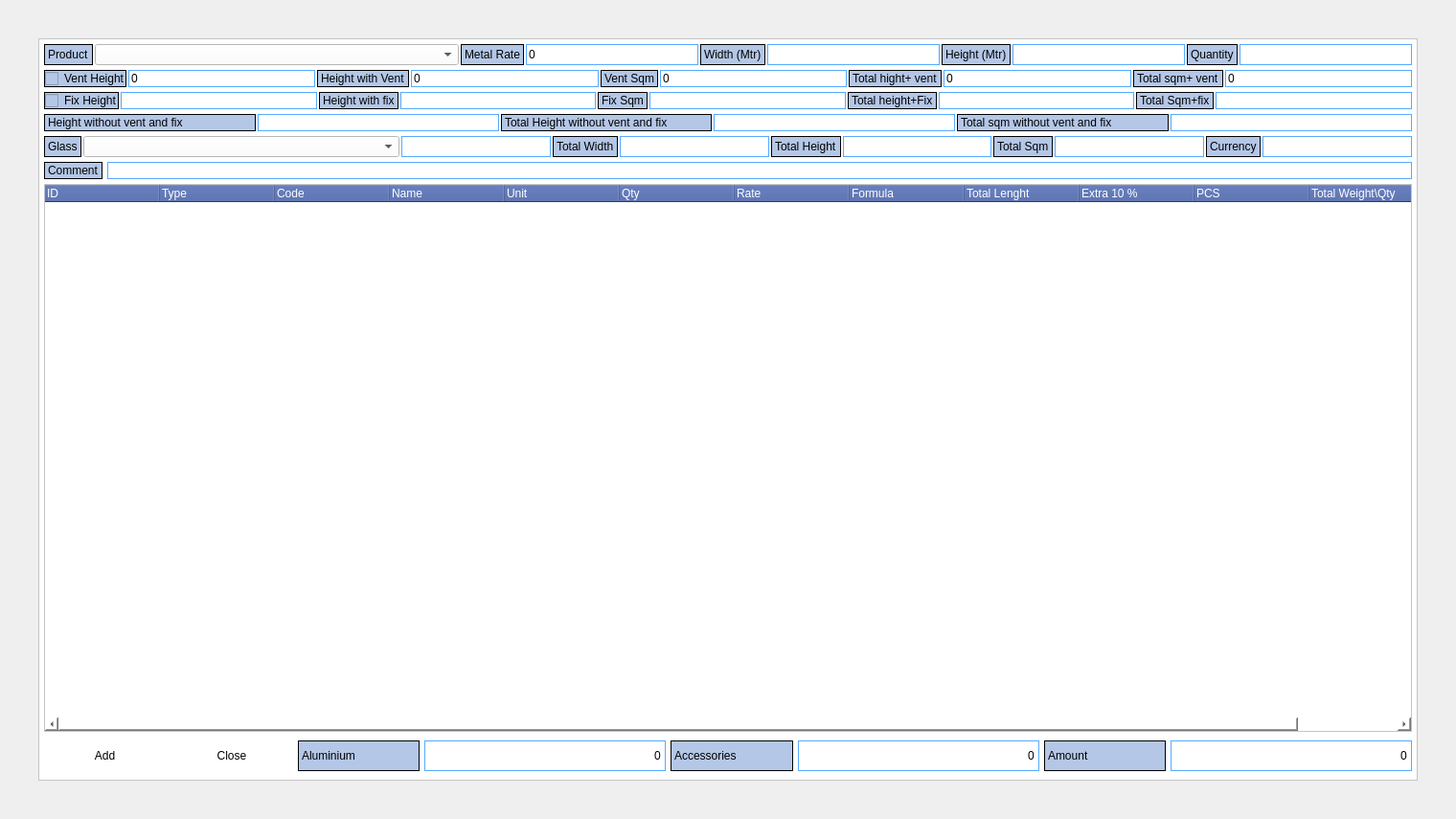
<?xml version="1.0" encoding="UTF-8"?>
<ui version="4.0">
 <class>MainWindow</class>
 <widget class="QMainWindow" name="MainWindow">
  <property name="geometry">
   <rect>
    <x>0</x>
    <y>0</y>
    <width>1520</width>
    <height>855</height>
   </rect>
  </property>
  <property name="windowTitle">
   <string>GDAS Costing System</string>
  </property>
  <property name="windowIcon">
   <iconset>
    <normaloff>../Images/GDAS_Logo.ico</normaloff>../Images/GDAS_Logo.ico</iconset>
  </property>
  <widget class="QWidget" name="centralwidget">
   <layout class="QVBoxLayout" name="verticalLayout">
    <property name="spacing">
     <number>0</number>
    </property>
    <property name="leftMargin">
     <number>40</number>
    </property>
    <property name="topMargin">
     <number>40</number>
    </property>
    <property name="rightMargin">
     <number>40</number>
    </property>
    <property name="bottomMargin">
     <number>40</number>
    </property>
    <item>
     <widget class="QFrame" name="frame">
      <property name="autoFillBackground">
       <bool>false</bool>
      </property>
      <property name="styleSheet">
       <string notr="true">QFrame{
background-color:rgb(255, 255, 255);

}
QWidget{
background-color:rgb(255, 255, 255);

}</string>
      </property>
      <property name="frameShape">
       <enum>QFrame::StyledPanel</enum>
      </property>
      <property name="frameShadow">
       <enum>QFrame::Raised</enum>
      </property>
      <layout class="QVBoxLayout" name="verticalLayout_2">
       <property name="spacing">
        <number>0</number>
       </property>
       <property name="leftMargin">
        <number>0</number>
       </property>
       <property name="topMargin">
        <number>0</number>
       </property>
       <property name="rightMargin">
        <number>0</number>
       </property>
       <property name="bottomMargin">
        <number>0</number>
       </property>
       <item>
        <widget class="QStackedWidget" name="stackedWidget">
         <widget class="QWidget" name="page">
          <property name="styleSheet">
           <string notr="true">QPushButton

{
	color: rgb(0, 0, 0);
	font: bold 16pt &quot;Calibri&quot;;
	min-width: 50px;
	min-height: 40px;
	border-radius: 4px;
	background-color: qlineargradient(x1: 0, y1: 0, x2: 0, y2: 1,
                                      stop: 0 #f6f7fa, stop: 1 #dadbde);
}

QPushButton::pressed {
   background-color: qlineargradient(spread:pad, x1:0.5, y1:0, x2:0.506, y2:1, stop:0 rgba(180, 199, 231, 255), stop:1 rgba(255, 255, 255, 255));
}
QPushButton::hover {
	background-color: qlineargradient(spread:pad, x1:0.5, y1:0, x2:0.506, y2:1, stop:0 rgba(180, 199, 231, 255), stop:1 rgba(255, 255, 255, 255));

}

QPushButton::focus {
	border: 1px solid rgb(0, 85, 255);


}

QLabel
{
	background-color: rgb(180, 199, 231);
	max-width: 250px;
max-height:30px;
	color: rgb(0, 0, 0);
	font: bold 14pt &quot;Calibri&quot;;
	border: 1px solid black;
}

QLineEdit
{
max-height:30px;
max-width: 250px;
	color: rgb(0, 0, 0);
	font: bold 14pt &quot;Calibri&quot;;
border: 1px solid rgb(85, 170, 255);
}

QLineEdit::focus {
	border: 1px solid rgb(0, 85, 255);
}


QTreeWidget
{
color: rgb(0, 0, 0);
	font: bold 12pt &quot;Calibri&quot;;
	alternate-background-color: rgb(180, 199, 231);
}

QTreeWidget::focus
{
	border: 1px solid rgb(0, 85, 255);
}
QTreeWidget::item { border-bottom: 1px solid black;}
QHeaderView::section
{
	/*background-color: rgb(66, 87, 152);*/
	background-color: rgb(62, 87, 160);
color: white;
font: bold 14pt &quot;Calibri&quot;;

}

QDateTimeEdit
{
color: rgb(0, 0, 0);
min-width:250;
max-height:30px;
	font: bold 14pt &quot;Calibri&quot;;
}
QComboBox
{
color: rgb(0, 0, 0);
max-height:30px;
font: bold 14pt &quot;Calibri&quot;;
min-width:350px;


}
QCheckBox
{
	background-color: rgb(180, 199, 231);
	max-width: 200px;
max-height:30px;
	color: rgb(0, 0, 0);
	font: bold 14pt &quot;Calibri&quot;;
	border: 1px solid black;
}


</string>
          </property>
          <layout class="QVBoxLayout" name="verticalLayout_3">
           <property name="spacing">
            <number>5</number>
           </property>
           <property name="leftMargin">
            <number>5</number>
           </property>
           <property name="topMargin">
            <number>5</number>
           </property>
           <property name="rightMargin">
            <number>5</number>
           </property>
           <property name="bottomMargin">
            <number>5</number>
           </property>
           <item>
            <layout class="QHBoxLayout" name="horizontalLayout_2">
             <property name="spacing">
              <number>2</number>
             </property>
             <property name="topMargin">
              <number>0</number>
             </property>
             <item>
              <widget class="QLabel" name="label">
               <property name="text">
                <string>Product</string>
               </property>
              </widget>
             </item>
             <item>
              <widget class="QComboBox" name="QuoProductCB">
               <property name="sizePolicy">
                <sizepolicy hsizetype="Preferred" vsizetype="Fixed">
                 <horstretch>0</horstretch>
                 <verstretch>0</verstretch>
                </sizepolicy>
               </property>
               <property name="maxVisibleItems">
                <number>50</number>
               </property>
              </widget>
             </item>
             <item>
              <widget class="QLabel" name="label_6">
               <property name="text">
                <string>Metal Rate</string>
               </property>
              </widget>
             </item>
             <item>
              <widget class="QLineEdit" name="QuoProMRENT">
               <property name="inputMask">
                <string/>
               </property>
               <property name="text">
                <string>0</string>
               </property>
              </widget>
             </item>
             <item>
              <widget class="QLabel" name="label_2">
               <property name="text">
                <string>Width (Mtr)</string>
               </property>
              </widget>
             </item>
             <item>
              <widget class="QLineEdit" name="QuoProWidthENT"/>
             </item>
             <item>
              <widget class="QLabel" name="label_3">
               <property name="text">
                <string>Height (Mtr)</string>
               </property>
              </widget>
             </item>
             <item>
              <widget class="QLineEdit" name="QuoProHeightENT"/>
             </item>
             <item>
              <widget class="QLabel" name="label_4">
               <property name="text">
                <string>Quantity</string>
               </property>
              </widget>
             </item>
             <item>
              <widget class="QLineEdit" name="QuoProQtyENT"/>
             </item>
            </layout>
           </item>
           <item>
            <layout class="QHBoxLayout" name="horizontalLayout_3">
             <property name="spacing">
              <number>2</number>
             </property>
             <property name="topMargin">
              <number>0</number>
             </property>
             <item>
              <widget class="QCheckBox" name="QuoProVentCB">
               <property name="text">
                <string>Vent Height</string>
               </property>
              </widget>
             </item>
             <item>
              <widget class="QLineEdit" name="QuoProVHENT">
               <property name="text">
                <string>0</string>
               </property>
              </widget>
             </item>
             <item>
              <widget class="QLabel" name="label_5">
               <property name="text">
                <string>Height with Vent</string>
               </property>
              </widget>
             </item>
             <item>
              <widget class="QLineEdit" name="QuoProHWVENT">
               <property name="text">
                <string>0</string>
               </property>
              </widget>
             </item>
             <item>
              <widget class="QLabel" name="label_10">
               <property name="text">
                <string>Vent Sqm</string>
               </property>
              </widget>
             </item>
             <item>
              <widget class="QLineEdit" name="QuoProVSENT">
               <property name="text">
                <string>0</string>
               </property>
              </widget>
             </item>
             <item>
              <widget class="QLabel" name="label_11">
               <property name="styleSheet">
                <string notr="true"/>
               </property>
               <property name="text">
                <string>Total hight+ vent</string>
               </property>
              </widget>
             </item>
             <item>
              <widget class="QLineEdit" name="QuoProTHWVENT">
               <property name="text">
                <string>0</string>
               </property>
              </widget>
             </item>
             <item>
              <widget class="QLabel" name="label_13">
               <property name="styleSheet">
                <string notr="true"/>
               </property>
               <property name="text">
                <string>Total sqm+ vent</string>
               </property>
              </widget>
             </item>
             <item>
              <widget class="QLineEdit" name="QuoProTSWVENT">
               <property name="text">
                <string>0</string>
               </property>
              </widget>
             </item>
            </layout>
           </item>
           <item>
            <layout class="QHBoxLayout" name="horizontalLayout_5">
             <property name="spacing">
              <number>2</number>
             </property>
             <property name="topMargin">
              <number>0</number>
             </property>
             <item>
              <widget class="QCheckBox" name="QuoProFixCB">
               <property name="text">
                <string>Fix Height</string>
               </property>
              </widget>
             </item>
             <item>
              <widget class="QLineEdit" name="QuoProFHENT"/>
             </item>
             <item>
              <widget class="QLabel" name="label_14">
               <property name="text">
                <string>Height with fix</string>
               </property>
              </widget>
             </item>
             <item>
              <widget class="QLineEdit" name="QuoProHWFENT"/>
             </item>
             <item>
              <widget class="QLabel" name="label_15">
               <property name="text">
                <string>Fix Sqm</string>
               </property>
              </widget>
             </item>
             <item>
              <widget class="QLineEdit" name="QuoProFSENT"/>
             </item>
             <item>
              <widget class="QLabel" name="label_16">
               <property name="text">
                <string>Total height+Fix</string>
               </property>
              </widget>
             </item>
             <item>
              <widget class="QLineEdit" name="QuoProTHWFENT"/>
             </item>
             <item>
              <widget class="QLabel" name="label_9">
               <property name="text">
                <string>Total Sqm+fix</string>
               </property>
              </widget>
             </item>
             <item>
              <widget class="QLineEdit" name="QuoProTSWFENT"/>
             </item>
            </layout>
           </item>
           <item>
            <layout class="QHBoxLayout" name="horizontalLayout_6">
             <property name="spacing">
              <number>2</number>
             </property>
             <property name="leftMargin">
              <number>0</number>
             </property>
             <property name="topMargin">
              <number>0</number>
             </property>
             <property name="rightMargin">
              <number>0</number>
             </property>
             <property name="bottomMargin">
              <number>0</number>
             </property>
             <item>
              <widget class="QLabel" name="label_8">
               <property name="styleSheet">
                <string notr="true">QLabel
{
	background-color: rgb(180, 199, 231);
	max-width:350px;
max-height:30px;
	color: rgb(0, 0, 0);
	font: bold 14pt &quot;Calibri&quot;;
	border: 1px solid black;
}</string>
               </property>
               <property name="text">
                <string>Height without vent and fix</string>
               </property>
              </widget>
             </item>
             <item>
              <widget class="QLineEdit" name="QuoProHWVFENT"/>
             </item>
             <item>
              <widget class="QLabel" name="label_7">
               <property name="styleSheet">
                <string notr="true">QLabel
{
	background-color: rgb(180, 199, 231);
	max-width:350;
max-height:30px;
	color: rgb(0, 0, 0);
	font: bold 14pt &quot;Calibri&quot;;
	border: 1px solid black;
}</string>
               </property>
               <property name="text">
                <string>Total Height without vent and fix</string>
               </property>
              </widget>
             </item>
             <item>
              <widget class="QLineEdit" name="QuoProTHWVFENT"/>
             </item>
             <item>
              <widget class="QLabel" name="label_12">
               <property name="styleSheet">
                <string notr="true">QLabel
{
	background-color: rgb(180, 199, 231);
	max-width:350;
max-height:30px;
	color: rgb(0, 0, 0);
	font: bold 14pt &quot;Calibri&quot;;
	border: 1px solid black;
}</string>
               </property>
               <property name="text">
                <string>Total sqm without vent and fix</string>
               </property>
              </widget>
             </item>
             <item>
              <widget class="QLineEdit" name="QuoProTSWVFENT"/>
             </item>
            </layout>
           </item>
           <item>
            <layout class="QHBoxLayout" name="horizontalLayout_7">
             <property name="spacing">
              <number>2</number>
             </property>
             <property name="topMargin">
              <number>0</number>
             </property>
             <item>
              <widget class="QLabel" name="label_23">
               <property name="text">
                <string>Glass</string>
               </property>
              </widget>
             </item>
             <item>
              <widget class="QComboBox" name="QuoProGlassCB">
               <property name="styleSheet">
                <string notr="true">QComboBox
{
color: rgb(0, 0, 0);
max-height:30px;
font: bold 14pt &quot;Calibri&quot;;
min-width:300px;


}</string>
               </property>
              </widget>
             </item>
             <item>
              <widget class="QLineEdit" name="QuoProGlassrateENT"/>
             </item>
             <item>
              <widget class="QLabel" name="label_17">
               <property name="text">
                <string>Total Width</string>
               </property>
              </widget>
             </item>
             <item>
              <widget class="QLineEdit" name="QuoProTWENT"/>
             </item>
             <item>
              <widget class="QLabel" name="label_18">
               <property name="text">
                <string>Total Height</string>
               </property>
              </widget>
             </item>
             <item>
              <widget class="QLineEdit" name="QuoProTHENT"/>
             </item>
             <item>
              <widget class="QLabel" name="label_19">
               <property name="text">
                <string>Total Sqm</string>
               </property>
              </widget>
             </item>
             <item>
              <widget class="QLineEdit" name="QuoProTSENT"/>
             </item>
             <item>
              <widget class="QLabel" name="label_20">
               <property name="text">
                <string>Currency</string>
               </property>
              </widget>
             </item>
             <item>
              <widget class="QLineEdit" name="QuoProCurrencyENT">
               <property name="readOnly">
                <bool>true</bool>
               </property>
              </widget>
             </item>
            </layout>
           </item>
           <item>
            <layout class="QHBoxLayout" name="horizontalLayout">
             <property name="bottomMargin">
              <number>0</number>
             </property>
             <item>
              <widget class="QLabel" name="label_24">
               <property name="text">
                <string>Comment</string>
               </property>
              </widget>
             </item>
             <item>
              <widget class="QLineEdit" name="QuoProCommentENT">
               <property name="styleSheet">
                <string notr="true">QLineEdit
{
max-height:30px;
min-width: 500px;
max-width: 2000px;

	color: rgb(0, 0, 0);
	font: bold 14pt &quot;Calibri&quot;;
border: 1px solid rgb(85, 170, 255);
}</string>
               </property>
              </widget>
             </item>
            </layout>
           </item>
           <item>
            <widget class="QTreeWidget" name="QuoProductTable">
             <property name="focusPolicy">
              <enum>Qt::ClickFocus</enum>
             </property>
             <property name="editTriggers">
              <set>QAbstractItemView::NoEditTriggers</set>
             </property>
             <property name="alternatingRowColors">
              <bool>true</bool>
             </property>
             <property name="animated">
              <bool>true</bool>
             </property>
             <attribute name="headerDefaultSectionSize">
              <number>120</number>
             </attribute>
             <attribute name="headerStretchLastSection">
              <bool>false</bool>
             </attribute>
             <column>
              <property name="text">
               <string notr="true">ID</string>
              </property>
             </column>
             <column>
              <property name="text">
               <string>Type</string>
              </property>
             </column>
             <column>
              <property name="text">
               <string>Code</string>
              </property>
             </column>
             <column>
              <property name="text">
               <string>Name</string>
              </property>
             </column>
             <column>
              <property name="text">
               <string>Unit</string>
              </property>
             </column>
             <column>
              <property name="text">
               <string>Qty</string>
              </property>
             </column>
             <column>
              <property name="text">
               <string>Rate</string>
              </property>
             </column>
             <column>
              <property name="text">
               <string>Formula</string>
              </property>
             </column>
             <column>
              <property name="text">
               <string>Total Lenght</string>
              </property>
             </column>
             <column>
              <property name="text">
               <string>Extra 10 %</string>
              </property>
             </column>
             <column>
              <property name="text">
               <string>PCS</string>
              </property>
             </column>
             <column>
              <property name="text">
               <string>Total Weight\Qty</string>
              </property>
             </column>
             <column>
              <property name="text">
               <string>Amount</string>
              </property>
             </column>
            </widget>
           </item>
           <item>
            <layout class="QHBoxLayout" name="horizontalLayout_8">
             <property name="topMargin">
              <number>0</number>
             </property>
             <item>
              <widget class="QPushButton" name="QuoProAddPBT">
               <property name="text">
                <string>Add</string>
               </property>
              </widget>
             </item>
             <item>
              <widget class="QPushButton" name="QuoProClosePBT">
               <property name="text">
                <string>Close</string>
               </property>
              </widget>
             </item>
             <item>
              <widget class="QLabel" name="label_21">
               <property name="text">
                <string>Aluminium</string>
               </property>
              </widget>
             </item>
             <item>
              <widget class="QLineEdit" name="QuoProTAluENT">
               <property name="text">
                <string>0</string>
               </property>
               <property name="alignment">
                <set>Qt::AlignRight|Qt::AlignTrailing|Qt::AlignVCenter</set>
               </property>
               <property name="readOnly">
                <bool>true</bool>
               </property>
              </widget>
             </item>
             <item>
              <widget class="QLabel" name="label_22">
               <property name="text">
                <string>Accessories</string>
               </property>
              </widget>
             </item>
             <item>
              <widget class="QLineEdit" name="QuoProTAccENT">
               <property name="text">
                <string>0</string>
               </property>
               <property name="alignment">
                <set>Qt::AlignRight|Qt::AlignTrailing|Qt::AlignVCenter</set>
               </property>
               <property name="readOnly">
                <bool>true</bool>
               </property>
              </widget>
             </item>
             <item>
              <widget class="QLabel" name="label_25">
               <property name="text">
                <string>Amount</string>
               </property>
              </widget>
             </item>
             <item>
              <widget class="QLineEdit" name="QuoProAmountENT">
               <property name="text">
                <string>0</string>
               </property>
               <property name="alignment">
                <set>Qt::AlignRight|Qt::AlignTrailing|Qt::AlignVCenter</set>
               </property>
               <property name="readOnly">
                <bool>true</bool>
               </property>
              </widget>
             </item>
            </layout>
           </item>
          </layout>
         </widget>
         <widget class="QWidget" name="page_2"/>
        </widget>
       </item>
      </layout>
     </widget>
    </item>
   </layout>
  </widget>
 </widget>
 <tabstops>
  <tabstop>QuoProductCB</tabstop>
  <tabstop>QuoProMRENT</tabstop>
  <tabstop>QuoProWidthENT</tabstop>
  <tabstop>QuoProHeightENT</tabstop>
  <tabstop>QuoProQtyENT</tabstop>
  <tabstop>QuoProVentCB</tabstop>
  <tabstop>QuoProVHENT</tabstop>
  <tabstop>QuoProHWVENT</tabstop>
  <tabstop>QuoProVSENT</tabstop>
  <tabstop>QuoProTHWVENT</tabstop>
  <tabstop>QuoProTSWVENT</tabstop>
  <tabstop>QuoProFixCB</tabstop>
  <tabstop>QuoProFHENT</tabstop>
  <tabstop>QuoProHWFENT</tabstop>
  <tabstop>QuoProFSENT</tabstop>
  <tabstop>QuoProTHWFENT</tabstop>
  <tabstop>QuoProTSWFENT</tabstop>
  <tabstop>QuoProHWVFENT</tabstop>
  <tabstop>QuoProTHWVFENT</tabstop>
  <tabstop>QuoProTSWVFENT</tabstop>
  <tabstop>QuoProGlassCB</tabstop>
  <tabstop>QuoProGlassrateENT</tabstop>
  <tabstop>QuoProTWENT</tabstop>
  <tabstop>QuoProTHENT</tabstop>
  <tabstop>QuoProTSENT</tabstop>
  <tabstop>QuoProCurrencyENT</tabstop>
  <tabstop>QuoProCommentENT</tabstop>
  <tabstop>QuoProTAluENT</tabstop>
  <tabstop>QuoProTAccENT</tabstop>
  <tabstop>QuoProAmountENT</tabstop>
  <tabstop>QuoProAddPBT</tabstop>
  <tabstop>QuoProClosePBT</tabstop>
 </tabstops>
 <resources/>
 <connections/>
</ui>
